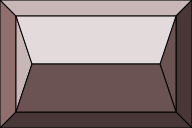

A level layout from a 2D game, rendered from its tile map. Below: a short description, then the map file with its tile-grid data intact:
An orthogonal 3x2 tile map with 64x64 px tiles, 1 tile layer (Tile Layer 1).

<map version="1.0" tiledversion="1.1.2" orientation="orthogonal" renderorder="right-down" width="3" height="2" tilewidth="64" tileheight="64" infinite="0" nextobjectid="1">
 <tileset firstgid="1" source="Buildings1.tsx" />
 <layer name="Tile Layer 1" width="3" height="2">
  <data encoding="csv">
49,50,51,
57,58,59
</data>
 </layer>
</map>
